Frame 1 (no input): blank canvas, image omitted
Frame 60 (the mouse pressed at the canvas centre just before this capture): blank canvas, image omitted
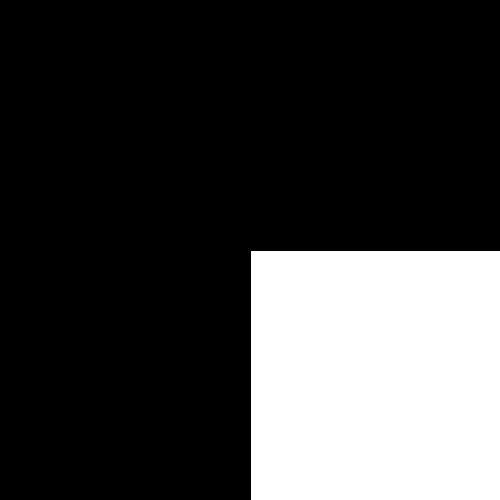
Frame 120 (the mouse held since frame 60 and released just before this capture)

The Processing sketch whose frames 1 and 60 were blank and that drew this single picture after the mouse press (run headless with seeded random() and noise(); from frame 60 on, the mouse is pressed at the canvas centre):

// Processing sketch: A_3
// ── A_3.pde
void setup() {
  size(500,500);
}
void draw(){
  background(0);
  rect(width/2, height/2, mouseX, mouseY);
}
